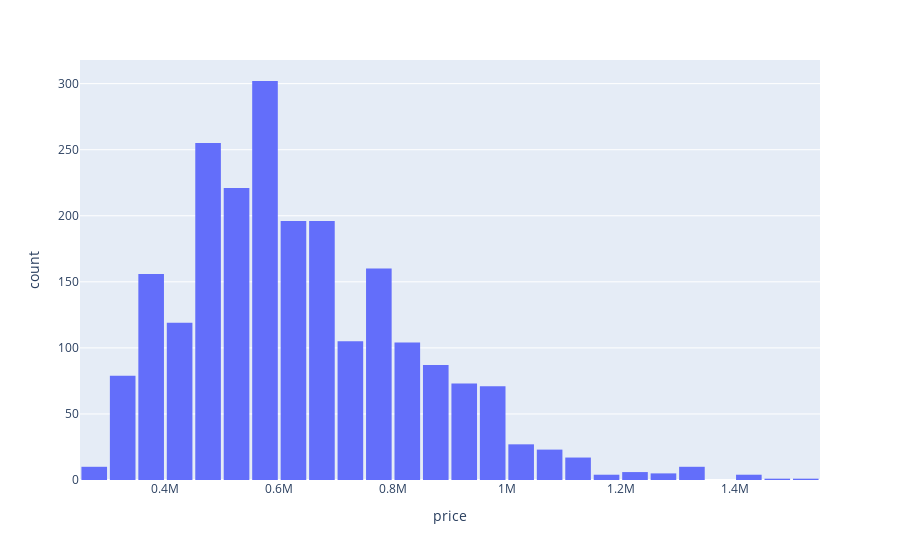

Notebook code cell kept with this figure:
### Code cell
fig = px.histogram(
    data_frame= df,
    x = 'price',
    nbins = 50
)
fig.update_layout(bargap = 0.1)
fig.show()

### Figure 1 — Plotly figure (JSON) as saved in the notebook; plotly's stock layout.template omitted (floating-point values rounded to 4 significant figures; data arrays with more than 128 entries replaced by an {"elided": "..."} marker saying what was removed)
{"data": [{"alignmentgroup": "True", "bingroup": "x", "hovertemplate": "price=%{x}<br>count=%{y}<extra></extra>", "legendgroup": "", "marker": {"color": "#636efa", "pattern": {"shape": ""}}, "name": "", "nbinsx": 50, "offsetgroup": "", "orientation": "v", "showlegend": false, "type": "histogram", "x": {"elided": "2232 int values"}, "xaxis": "x", "yaxis": "y"}], "layout": {"bargap": 0.1, "barmode": "relative", "legend": {"tracegroupgap": 0}, "margin": {"t": 60}, "xaxis": {"anchor": "y", "domain": [0, 1], "title": {"text": "price"}}, "yaxis": {"anchor": "x", "domain": [0, 1], "title": {"text": "count"}}}}
